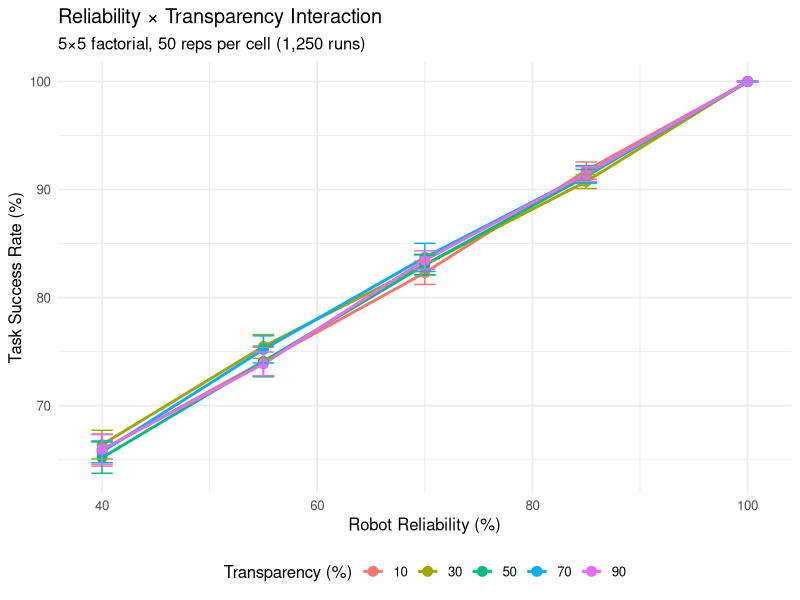
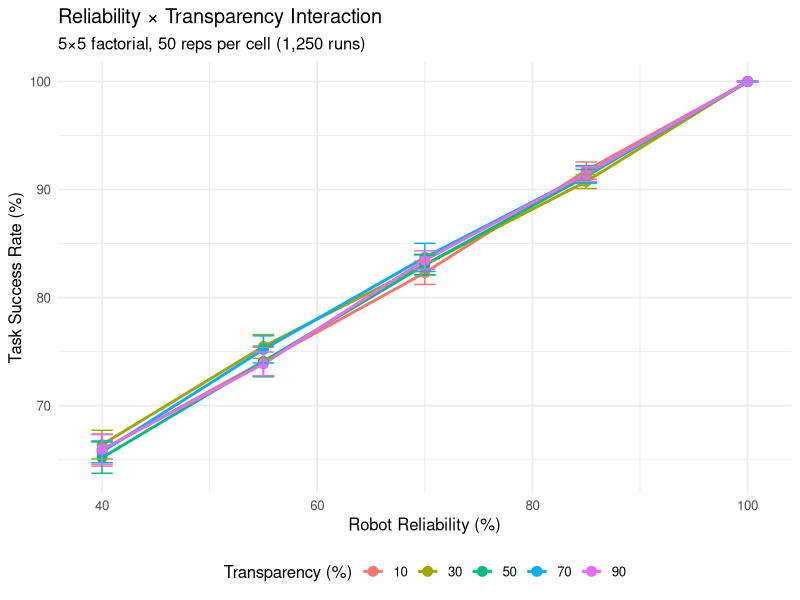

The R source for these figures, in order: (Note: this script raises an error after producing the figures.)
# =============================================================================
# 03_interaction_analysis.R
# Reliability × Transparency crossed experiment
# Produces: Table 5 (cell means), interaction ANOVA, interaction plot
# =============================================================================

library(tidyverse)

# --- Load data ---------------------------------------------------------------
df_int <- read_csv("data/Sweep_Reliability_x_Transparency-table.csv",
                   skip = 6, show_col_types = FALSE)

cat("Loaded:", nrow(df_int), "rows\n")
cat("Reliability levels:", sort(unique(df_int$`robot-reliability`)), "\n")
cat("Transparency levels:", sort(unique(df_int$`robot-transparency`)), "\n\n")

# Data is final-tick only (1250 rows = 25 cells x 50 reps)
reliability <- df_int$`robot-reliability`
performance <- df_int$`get-task-success-rate`

# --- Two-way ANOVA -----------------------------------------------------------
df_int$rel_f <- as.factor(df_int$`robot-reliability`)
df_int$trans_f <- as.factor(df_int$`robot-transparency`)

aov_int <- aov(`get-task-success-rate` ~ rel_f * trans_f, data = df_int)
ss_int <- summary(aov_int)[[1]]
total_ss <- sum(ss_int[["Sum Sq"]])

cat("=== TWO-WAY ANOVA: Reliability × Transparency ===\n\n")
print(summary(aov_int))

cat("\nEffect sizes:\n")
for (i in 1:nrow(ss_int)) {
  cat(rownames(ss_int)[i], ": eta2 =",
      round(ss_int[["Sum Sq"]][i] / total_ss, 4), "\n")
}

# --- Table 5: Cell means -----------------------------------------------------
cat("\n=== TABLE 5: CELL MEANS ===\n\n")

cell_means <- df_int %>%
  group_by(`robot-reliability`, `robot-transparency`) %>%
  summarise(
    mean_perf = round(mean(`get-task-success-rate`, na.rm = TRUE), 1),
    .groups = "drop"
  ) %>%
  pivot_wider(names_from = `robot-transparency`,
              values_from = mean_perf,
              names_prefix = "Trans_")
print(cell_means, width = Inf)

# --- Interaction plot ---------------------------------------------------------
int_summary <- df_int %>%
  group_by(`robot-reliability`, `robot-transparency`) %>%
  summarise(
    mean_perf = mean(`get-task-success-rate`, na.rm = TRUE),
    se = sd(`get-task-success-rate`, na.rm = TRUE) / sqrt(n()),
    .groups = "drop"
  )

fig_int <- ggplot(int_summary,
                  aes(x = `robot-reliability`, y = mean_perf,
                      color = as.factor(`robot-transparency`),
                      group = as.factor(`robot-transparency`))) +
  geom_line(linewidth = 1) +
  geom_point(size = 3) +
  geom_errorbar(aes(ymin = mean_perf - 1.96 * se,
                    ymax = mean_perf + 1.96 * se),
                width = 2) +
  labs(x = "Robot Reliability (%)",
       y = "Task Success Rate (%)",
       color = "Transparency (%)",
       title = "Reliability × Transparency Interaction",
       subtitle = "5×5 factorial, 50 reps per cell (1,250 runs)") +
  theme_minimal(base_size = 12) +
  theme(legend.position = "bottom")

ggsave("figures/figure3_interaction.png", fig_int,
       width = 8, height = 6, dpi = 300)
cat("\nSaved: figures/figure3_interaction.png\n")
print(fig_int)

# --- Save results ------------------------------------------------------------
write_csv(as.data.frame(cell_means), "results/table5_cell_means.csv")

anova_table <- tibble(
  Source = rownames(ss_int),
  SS = round(ss_int[["Sum Sq"]], 1),
  df = ss_int[["Df"]],
  F_value = round(ss_int[["F value"]], 1),
  p_value = ss_int[["Pr(>F)"]],
  eta_sq = round(ss_int[["Sum Sq"]] / total_ss, 4)
)
write_csv(anova_table, "results/interaction_anova.csv")
cat("Saved: results/interaction_anova.csv\n")
